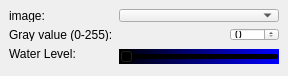
<?xml version="1.0" encoding="UTF-8"?>
<ui version="4.0">
 <class>MainWindow</class>
 <widget class="QMainWindow" name="MainWindow">
  <property name="geometry">
   <rect>
    <x>0</x>
    <y>0</y>
    <width>288</width>
    <height>76</height>
   </rect>
  </property>
  <property name="minimumSize">
   <size>
    <width>288</width>
    <height>76</height>
   </size>
  </property>
  <property name="windowTitle">
   <string>Flood Tool</string>
  </property>
  <property name="styleSheet">
   <string notr="true"/>
  </property>
  <widget class="QWidget" name="centralwidget">
   <property name="minimumSize">
    <size>
     <width>288</width>
     <height>76</height>
    </size>
   </property>
   <layout class="QGridLayout" name="gridLayout">
    <item row="3" column="0">
     <widget class="QLabel" name="label_2">
      <property name="toolTip">
       <string>Represents current gray value</string>
      </property>
      <property name="text">
       <string>Water Level:</string>
      </property>
     </widget>
    </item>
    <item row="5" column="2">
     <spacer name="verticalSpacer">
      <property name="orientation">
       <enum>Qt::Vertical</enum>
      </property>
      <property name="sizeHint" stdset="0">
       <size>
        <width>20</width>
        <height>40</height>
       </size>
      </property>
     </spacer>
    </item>
    <item row="2" column="0">
     <widget class="QLabel" name="label">
      <property name="text">
       <string>Gray value (0-255):</string>
      </property>
     </widget>
    </item>
    <item row="3" column="1" rowspan="2" colspan="3">
     <widget class="QSlider" name="horizontalSlider">
      <property name="minimumSize">
       <size>
        <width>0</width>
        <height>14</height>
       </size>
      </property>
      <property name="styleSheet">
       <string notr="true">background-color : qlineargradient(spread:pad, x1:0, y1:0, x2:1, y2:0, stop:0 rgba(0, 0, 0, 255), stop:1 rgba(0, 0, 255, 255));
</string>
      </property>
      <property name="minimum">
       <number>0</number>
      </property>
      <property name="maximum">
       <number>255</number>
      </property>
      <property name="orientation">
       <enum>Qt::Horizontal</enum>
      </property>
     </widget>
    </item>
    <item row="2" column="3">
     <widget class="QSpinBox" name="spinBox">
      <property name="maximum">
       <number>255</number>
      </property>
     </widget>
    </item>
    <item row="1" column="0">
     <widget class="QLabel" name="label_3">
      <property name="text">
       <string>image:</string>
      </property>
     </widget>
    </item>
    <item row="1" column="1" colspan="3">
     <widget class="QComboBox" name="comboBox"/>
    </item>
   </layout>
  </widget>
 </widget>
 <resources/>
 <connections/>
</ui>
